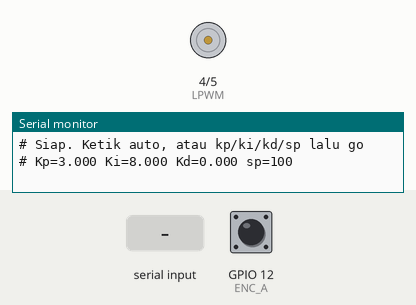
Bench run of a sketch on a simulated ESP8266 (NodeMCU). Parts: motor-driver pin pairs drawn as motors (green arrow = first pin HIGH = forward, orange = second pin HIGH = backward, longer = more drive), the last lines printed to the serial monitor. The test bench sets the inputs (shaded band); at power-on: GPIO 12 (ENC_A) HIGH.

Above: at 1.2 s.
1.3 s: "go\n" received over Serial
At 1.45 s:
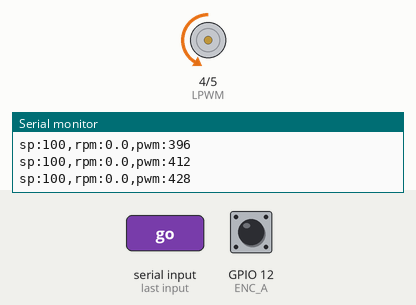
At 3.3 s:
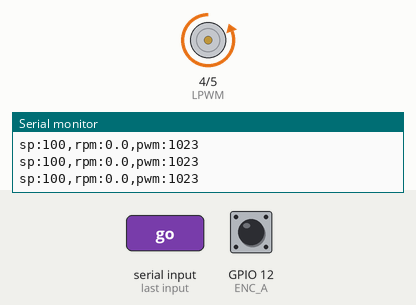
3.7 s: "auto\n" received over Serial
At 3.97 s:
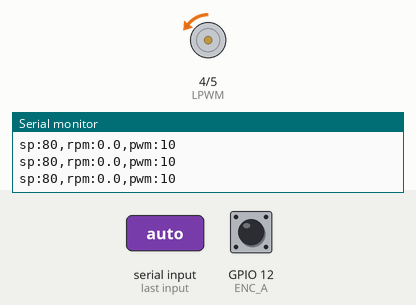
6.7 s: "stop\n" received over Serial
Timing chart, 0 to 9.7 s (numbered marks = the images above; inputs shaded):
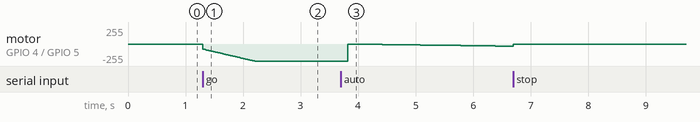

Measured:
- after the input at 1.3 s, motor on GPIO 4 (LPWM) / GPIO 5 (RPWM): moves from stopped to backward 255/255 over 0.90 s, starting at once
- after the input at 3.7 s, motor on GPIO 4 (LPWM) / GPIO 5 (RPWM): backward 255/255 → backward 1/255 after 0.12 s, → backward 2/255 0.10 s later, → backward 3/255 0.10 s later, → backward 4/255 0.10 s later, … (28 changes in this stretch)

The sketch:

PID-TUNE.ino
```cpp
// TUNING PID kecepatan motor. ESP8266 + BTS7960 + encoder, tanpa RS485.
// Serial Monitor 115200, akhiran baris "Newline". Angkat roda dari lantai sebelum mulai.
//
// Perintah:
//   auto [rpm]   cari PID otomatis (metode relay). Default 80 rpm.
//   kp 3 / ki 8 / kd 0   ubah gain
//   sp 100       set target rpm untuk uji
//   go           uji PID 8 detik, lalu cetak overshoot, rise time, dan error akhir
//   stop         berhenti
//   show         tampilkan gain
//
// Buka Serial Plotter untuk melihat grafik sp, rpm, pwm.
// Bentuk PID sama dengan program utama (integral dibatasi +-150), jadi gain bisa disalin langsung.
// Hanya putaran maju. Gain hasil auto-tune adalah titik awal, rapikan dengan go dan kp/ki/kd.
#include <Arduino.h>

const int RPWM = 5, LPWM = 4, ENC_A = 12, ENC_B = 14;
const float COUNTS_PER_REV = 1320.0f;  // sama dengan program utama
const uint32_t DT = 20;                // ms
const uint32_t RUN_MS = 8000;

const float HYST = 5.0f;     // rpm, lebih besar dari noise encoder (1 hitungan ~2,3 rpm)
const int CYCLES_SKIP = 2, CYCLES_USE = 5;

volatile long enc = 0;
void IRAM_ATTR isrA() {
  if (digitalRead(ENC_A) == digitalRead(ENC_B)) enc++;
  else enc--;
}

enum State { IDLE, RUN, RAMP, RELAY };
State state = IDLE;

float Kp = 3.0f, Ki = 8.0f, Kd = 0.0f;
float sp = 100.0f;

float rpm = 0, rpmF = 0, integ = 0, lastErr = 0;
int pwmOut = 0;
uint32_t t0 = 0;

// metrik uji
float maxRpm = 0;
uint32_t t90 = 0;
float tailSum = 0;
int tailN = 0;

// auto-tune
float atTarget = 80, bias = 0, amp = 0, cycMax, cycMin;
bool relayHigh = false;
uint32_t lastRise = 0, rampTick = 0;
int cycles = 0, used = 0;
float sumAmp = 0, sumPer = 0;

void setMotor(int pwm) {
  pwm = constrain(pwm, 0, 1023);
  pwmOut = pwm;
  analogWrite(LPWM, 0);
  analogWrite(RPWM, pwm);
}

void stopAll(const char* why) {
  state = IDLE;
  setMotor(0);
  Serial.printf("# %s\n", why);
}

void show() {
  Serial.printf("# Kp=%.3f Ki=%.3f Kd=%.3f sp=%.0f\n", Kp, Ki, Kd, sp);
}

void startRun() {
  integ = 0;
  lastErr = 0;
  maxRpm = 0;
  t90 = 0;
  tailSum = 0;
  tailN = 0;
  t0 = millis();
  state = RUN;
  Serial.println("# uji PID mulai");
}

void startAuto(float target) {
  atTarget = target;
  pwmOut = 0;
  rampTick = millis();
  t0 = millis();
  cycles = 0;
  used = 0;
  sumAmp = 0;
  sumPer = 0;
  lastRise = 0;
  state = RAMP;
  Serial.printf("# auto-tune: cari PWM untuk %.0f rpm\n", target);
}

void finishAuto() {
  float a = sumAmp / used, Tu = sumPer / used;  // Tu dalam detik
  float d = amp;
  float Ku = 4.0f * d / (PI * a);
  float zKp = 0.6f * Ku, zKi = zKp / (Tu / 2.0f), zKd = zKp * Tu / 8.0f;
  float sKp = 0.2f * Ku, sKi = sKp / (Tu / 2.0f), sKd = sKp * Tu / 3.0f;
  Serial.printf("# Ku=%.3f Tu=%.3f s (amplitudo rpm %.1f, %d siklus)\n", Ku, Tu, a, used);
  Serial.printf("# Ziegler-Nichols klasik: Kp=%.3f Ki=%.3f Kd=%.4f\n", zKp, zKi, zKd);
  Serial.printf("# Overshoot kecil:        Kp=%.3f Ki=%.3f Kd=%.4f (dipakai sekarang)\n", sKp, sKi, sKd);
  Kp = sKp;
  Ki = sKi;
  Kd = sKd;
  sp = atTarget;
  stopAll("auto-tune selesai. Kirim go untuk menguji hasilnya");
}

void handleLine(char* line) {
  char* cmd = strtok(line, " \r\n");
  if (!cmd) return;
  char* arg = strtok(nullptr, " \r\n");
  float v = arg ? atof(arg) : NAN;

  if (!strcmp(cmd, "kp") && arg) Kp = v;
  else if (!strcmp(cmd, "ki") && arg) Ki = v;
  else if (!strcmp(cmd, "kd") && arg) Kd = v;
  else if (!strcmp(cmd, "sp") && arg) sp = constrain(v, 0, 300);
  else if (!strcmp(cmd, "go")) { startRun(); return; }
  else if (!strcmp(cmd, "auto")) { startAuto(arg ? constrain(v, 20, 300) : 80); return; }
  else if (!strcmp(cmd, "stop")) { stopAll("stop"); return; }
  else if (strcmp(cmd, "show")) Serial.println("# perintah tidak dikenal");
  show();
}

void tick() {
  noInterrupts();
  long e = enc;
  interrupts();
  static long lastEnc = 0;
  rpm = (e - lastEnc) / COUNTS_PER_REV * 60.0f * (1000.0f / DT);
  lastEnc = e;
  rpmF = 0.7f * rpmF + 0.3f * rpm;

  uint32_t now = millis();

  if (state == RUN) {
    float err = sp - rpm;
    integ = constrain(integ + err * DT / 1000.0f, -150.0f, 150.0f);
    float out = Kp * err + Ki * integ + Kd * (err - lastErr) / (DT / 1000.0f);
    lastErr = err;
    setMotor((int)out);

    uint32_t t = now - t0;
    if (rpm > maxRpm) maxRpm = rpm;
    if (!t90 && rpm >= 0.9f * sp) t90 = t;
    if (t > RUN_MS - 1000) { tailSum += rpm; tailN++; }
    if (t >= RUN_MS) {
      float ss = tailN ? tailSum / tailN : 0;
      Serial.printf("# overshoot=%.1f%% rise90=%u ms error_akhir=%.1f rpm\n",
                    sp > 0 ? (maxRpm - sp) / sp * 100.0f : 0, (unsigned)t90, sp - ss);
      stopAll("uji selesai");
    }
  }

  else if (state == RAMP) {
    if (now - rampTick >= 100) {  // naikkan PWM pelan sampai target tercapai
      rampTick = now;
      setMotor(pwmOut + 5);
    }
    if (rpmF >= atTarget) {
      bias = pwmOut;
      amp = constrain(bias * 0.5f, 30.0f, min(bias, 1023.0f - bias));
      relayHigh = true;
      cycMax = -1e9;
      cycMin = 1e9;
      t0 = now;
      Serial.printf("# bias PWM=%.0f, amplitudo relay=%.0f\n", bias, amp);
      state = RELAY;
    } else if (pwmOut >= 900) {
      stopAll("target rpm tidak tercapai, turunkan nilai rpm atau cek motor");
    }
  }

  else if (state == RELAY) {
    cycMax = max(cycMax, rpm);
    cycMin = min(cycMin, rpm);

    if (relayHigh && rpm > atTarget + HYST) relayHigh = false;
    else if (!relayHigh && rpm < atTarget - HYST) {
      relayHigh = true;  // awal siklus baru
      if (lastRise) {
        cycles++;
        if (cycles > CYCLES_SKIP) {
          sumAmp += (cycMax - cycMin) / 2.0f;
          sumPer += (now - lastRise) / 1000.0f;
          used++;
        }
      }
      lastRise = now;
      cycMax = -1e9;
      cycMin = 1e9;
    }
    setMotor((int)(bias + (relayHigh ? amp : -amp)));

    if (used >= CYCLES_USE) finishAuto();
    else if (now - t0 > 40000) stopAll("auto-tune gagal: tidak ada osilasi stabil dalam 40 detik");
  }

  if (state != IDLE || pwmOut != 0)
    Serial.printf("sp:%.0f,rpm:%.1f,pwm:%d\n", state == RELAY || state == RAMP ? atTarget : sp, rpm, pwmOut);
}

void setup() {
  pinMode(RPWM, OUTPUT);
  pinMode(LPWM, OUTPUT);
  digitalWrite(RPWM, LOW);
  digitalWrite(LPWM, LOW);

  Serial.begin(115200);
  pinMode(ENC_A, INPUT_PULLUP);
  pinMode(ENC_B, INPUT_PULLUP);
  analogWriteRange(1023);
  analogWriteFreq(10000);
  attachInterrupt(digitalPinToInterrupt(ENC_A), isrA, CHANGE);
  Serial.println("# Siap. Ketik auto, atau kp/ki/kd/sp lalu go");
  show();
}

void loop() {
  static char line[40];
  static uint8_t n = 0;
  while (Serial.available()) {
    char c = Serial.read();
    if (c == '\n') {
      line[n] = 0;
      n = 0;
      handleLine(line);
    } else if (n < sizeof(line) - 1) line[n++] = c;
  }

  static uint32_t last = 0;
  if (millis() - last >= DT) {
    last += DT;
    tick();
  }
}
```
